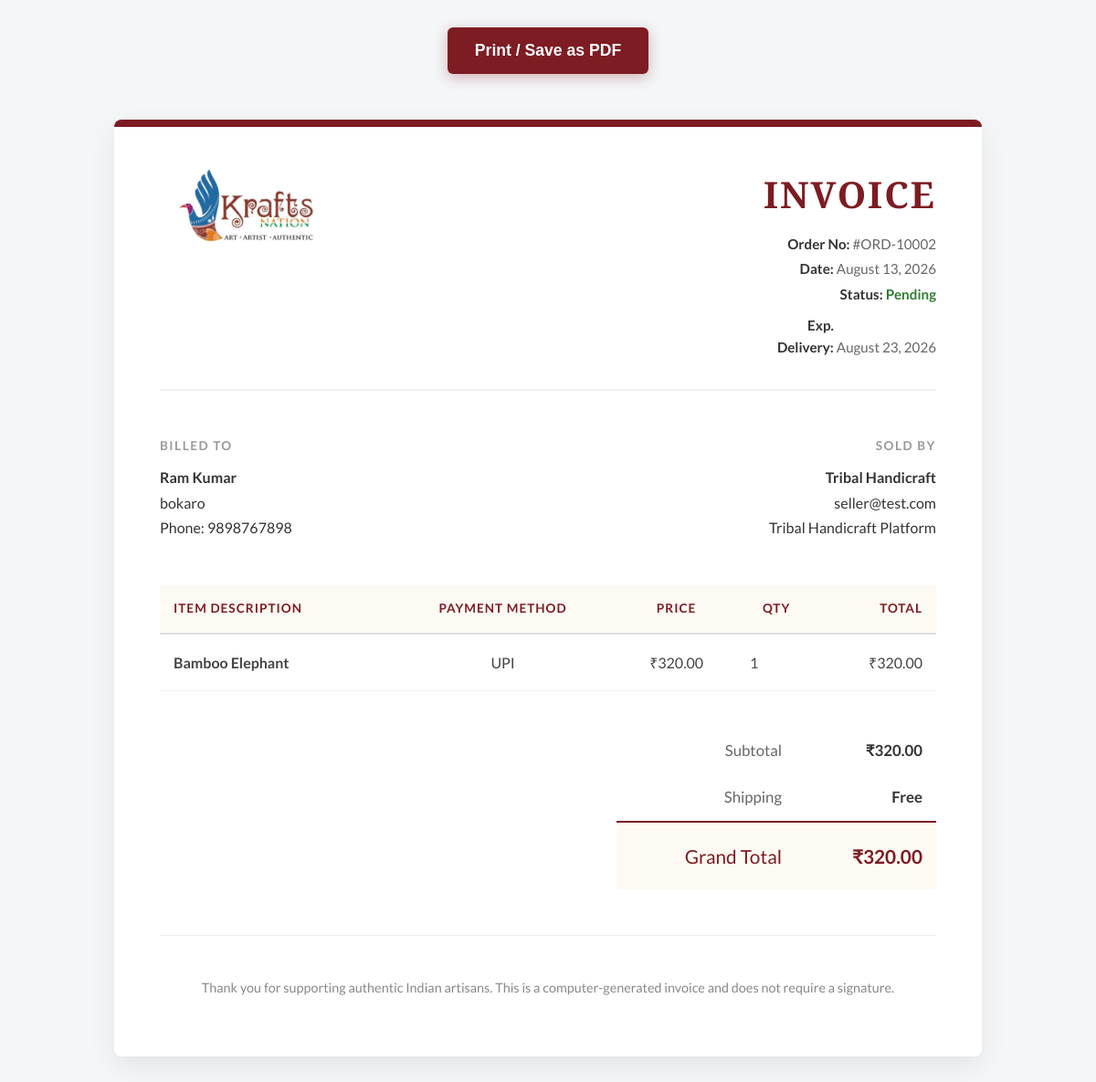
Screenshot of /cart/invoice/2 (signed in) with the database file from the repository.
### models/order.py (models this page shows)
class Order(db.Model):
    __tablename__ = 'orders'
    id = db.Column(db.Integer, primary_key=True)
    buyer_id = db.Column(db.Integer, db.ForeignKey('users.id'), nullable=False)
    total_amount = db.Column(db.Float, nullable=False)
    status = db.Column(db.String(50), default='Pending') # Pending, Confirmed, Shipped, Delivered, Cancelled
    shipping_address = db.Column(db.Text, nullable=True)
    payment_method = db.Column(db.String(50), nullable=True)
    created_at = db.Column(db.DateTime, default=datetime.utcnow)
    items = db.relationship('OrderItem', backref='order', lazy=True, cascade="all, delete-orphan")

class OrderItem(db.Model):
    __tablename__ = 'order_items'
    id = db.Column(db.Integer, primary_key=True)
    order_id = db.Column(db.Integer, db.ForeignKey('orders.id'), nullable=False)
    product_id = db.Column(db.Integer, db.ForeignKey('products.id'), nullable=False)
    quantity = db.Column(db.Integer, nullable=False, default=1)
    price_at_purchase = db.Column(db.Float, nullable=False)
    product = db.relationship('Product')

### models/user.py (models this page shows)
class User(db.Model):
    __tablename__ = 'users'
    id = db.Column(db.Integer, primary_key=True)
    name = db.Column(db.String(100), nullable=False)
    email = db.Column(db.String(120), unique=True, nullable=False)
    password_hash = db.Column(db.String(255), nullable=False)
    role = db.Column(db.String(20), nullable=False, default='BUYER') # BUYER, SELLER, ADMIN, SUPER_ADMIN, DELIVERY
    status = db.Column(db.String(20), nullable=False, default='Active')
    profile_image = db.Column(db.String(255), nullable=True)
    updated_at = db.Column(db.DateTime, default=datetime.utcnow, onupdate=datetime.utcnow)
    first_name = db.Column(db.String(100), nullable=True)
    last_name = db.Column(db.String(100), nullable=True)
    age = db.Column(db.Integer, nullable=True)
    gender = db.Column(db.String(20), nullable=True)
    phone = db.Column(db.String(20), nullable=True)
    address_line_1 = db.Column(db.String(255), nullable=True)
    address_line_2 = db.Column(db.String(255), nullable=True)
    city = db.Column(db.String(100), nullable=True)
    state = db.Column(db.String(100), nullable=True)
    pincode = db.Column(db.String(20), nullable=True)
    created_at = db.Column(db.DateTime, default=datetime.utcnow)
    store_description = db.Column(db.Text, nullable=True)
    store_logo = db.Column(db.String(255), nullable=True)
    rating = db.Column(db.Float, default=0.0)

### models/product.py (models this page shows)
class Product(db.Model):
    __tablename__ = 'products'
    id = db.Column(db.Integer, primary_key=True)
    name = db.Column(db.String(255), nullable=False)
    description = db.Column(db.Text, nullable=True)
    price = db.Column(db.Float, nullable=False)
    discount = db.Column(db.Float, default=0.0)
    seller_id = db.Column(db.Integer, db.ForeignKey('users.id'), nullable=False)
    seller = db.relationship('User', foreign_keys=[seller_id])
    image_1 = db.Column(db.String(255), nullable=True)
    image_2 = db.Column(db.String(255), nullable=True)
    image_3 = db.Column(db.String(255), nullable=True)
    image_4 = db.Column(db.String(255), nullable=True)
    image_5 = db.Column(db.String(255), nullable=True)
    created_at = db.Column(db.DateTime, default=datetime.utcnow)

### routes/cart.py (the view)
@bp.route('/invoice/<int:order_id>')
def invoice(order_id):
    order = Order.query.get_or_404(order_id)
    if order.buyer_id != session.get('user_id'):
        return "Unauthorized", 401
    from models.user import User
    buyer = User.query.get(order.buyer_id)
    from datetime import timedelta
    expected_delivery = order.created_at + timedelta(days=10)
    return render_template('invoice.html', order=order, buyer=buyer, expected_delivery=expected_delivery)

### templates/invoice.html (shortened to what this page needs)
<!DOCTYPE html>
<html lang="en">
<head>
</head>
<body>
    <button onclick="window.print()" class="print-btn"> Print / Save as PDF</button>
    <div class="invoice-box">
        <div class="header">
            <div class="logo">
                <img src="{{ url_for('static', filename='images/new_logo.png') }}" alt="Tribal Handicraft Logo">
            </div>
            <div class="invoice-meta">
                <h1 class="invoice-title">Invoice</h1>
                <div class="meta-text"><strong>Order No:</strong> #ORD-{{ 10000 + order.id }}</div>
                <div class="meta-text"><strong>Date:</strong> {{ order.created_at.strftime('%B %d, %Y') }}</div>
                <div class="meta-text"><strong>Status:</strong> <span style="color: #2e7d32; font-weight: 700;">{{ order.status }}</span></div>
                <div class="meta-text" style="margin-top: 10px;"><strong>Exp. Delivery:</strong> {{ expected_delivery.strftime('%B %d, %Y') }}</div>
            </div>
        </div>
        <div class="addresses">
            <div class="address-col">
                <div class="address-title">Billed To</div>
                <div class="address-details">
                    <strong>{{ buyer.first_name }} {{ buyer.last_name }}</strong><br>
                    {% if order.shipping_address %}
                        {{ order.shipping_address|replace('\n', '<br>')|safe }}<br>
                    {% endif %}
                    {% if buyer.phone %}Phone: {{ buyer.phone }}{% endif %}
                </div>
            </div>
            <div class="address-col" style="text-align: right;">
                <div class="address-title">Sold By</div>
                <div class="address-details">
                    {% set seller = order.items[0].product.seller %}
                    <strong>{{ seller.name }}</strong><br>
                    {% if seller.email %}{{ seller.email }}<br>{% endif %}
                    {% if seller.city or seller.state %}
                        {{ seller.city }}{% if seller.city and seller.state %}, {% endif %}{{ seller.state }}
                    {% else %}
                        Tribal Handicraft Platform
                    {% endif %}
                </div>
            </div>
        </div>
        <table class="invoice-table">
            <thead>
                <tr>
                    <th>Item Description</th>
                    <th>Payment Method</th>
                    <th>Price</th>
                    <th>Qty</th>
                    <th>Total</th>
                </tr>
            </thead>
            <tbody>
                {% for item in order.items %}
                <tr>
                    <td><strong>{{ item.product.name }}</strong></td>
                    <td>{{ order.payment_method }}</td>
                    <td>₹{{ "%.2f"|format(item.price_at_purchase) }}</td>
                    <td>{{ item.quantity }}</td>
                    <td>₹{{ "%.2f"|format(item.price_at_purchase * item.quantity) }}</td>
                </tr>
                {% endfor %}
            </tbody>
        </table>
        <div class="totals-section">
            <table class="totals-table">
                <tr>
                    <td>Subtotal</td>
                    <td>₹{{ "%.2f"|format(order.total_amount) }}</td>
                </tr>
                <tr>
                    <td>Shipping</td>
                    <td>Free</td>
                </tr>
                <tr class="grand-total">
                    <td>Grand Total</td>
                    <td>₹{{ "%.2f"|format(order.total_amount) }}</td>
                </tr>
            </table>
        </div>
        <div class="footer">
            <p>Thank you for supporting authentic Indian artisans. This is a computer-generated invoice and does not require a signature.</p>
        </div>
    </div>
</body>
</html>

### templates/invoice.html (style rules this page uses)
body { font-family: 'Lato', sans-serif; color: #444; line-height: 1.6; margin: 0; padding: 0; background: #f4f6f8; -webkit-print-color-adjust: exact; print-color-adjust: exact; }
.invoice-box { max-width: 850px; margin: 50px auto; padding: 50px; border-radius: 8px; box-shadow: 0 10px 30px rgba(0, 0, 0, 0.08); background: white; position: relative; overflow: hidden; }
.invoice-box::before { content: ""; position: absolute; top: 0; left: 0; width: 100%; height: 8px; background: #7d1c23; }
.header { display: flex; justify-content: space-between; align-items: flex-start; margin-bottom: 50px; border-bottom: 2px solid #f0f0f0; padding-bottom: 30px; }
.logo img { max-height: 90px; }
.invoice-meta { text-align: right; }
.invoice-title { font-family: 'Playfair Display', serif; font-size: 2.5rem; color: #7d1c23; margin: 0 0 10px 0; text-transform: uppercase; letter-spacing: 2px; }
.meta-text { font-size: 0.95rem; color: #666; margin: 3px 0; }
.meta-text strong { color: #333; display: inline-block; width: 80px; }
.addresses { display: flex; justify-content: space-between; margin-bottom: 50px; }
.address-col { width: 45%; }
.address-title { font-size: 0.85rem; text-transform: uppercase; letter-spacing: 1.5px; color: #999; margin-bottom: 10px; font-weight: 700; }
.address-details { font-size: 1rem; color: #333; line-height: 1.7; }
.invoice-table { width: 100%; border-collapse: collapse; margin-bottom: 40px; }
.invoice-table th { background: #fdfaf4; padding: 15px; text-align: left; font-size: 0.85rem; text-transform: uppercase; letter-spacing: 1px; color: #7d1c23; border-bottom: 2px solid #e0e0e0; }
.invoice-table th:nth-child(2), .invoice-table th:nth-child(3), .invoice-table th:nth-child(4) { text-align: center; }
.invoice-table th:last-child { text-align: right; }
.invoice-table td { padding: 18px 15px; border-bottom: 1px solid #f0f0f0; font-size: 1rem; color: #444; }
.invoice-table td:nth-child(2), .invoice-table td:nth-child(3) { text-align: center; }
.invoice-table td:last-child { text-align: right; font-weight: 500; }
.totals-section { display: flex; justify-content: flex-end; margin-bottom: 50px; }
.totals-table { width: 350px; border-collapse: collapse; }
.totals-table td { padding: 12px 15px; font-size: 1.05rem; }
.totals-table td:first-child { text-align: right; color: #666; }
.totals-table td:last-child { text-align: right; font-weight: 700; color: #333; }
.totals-table tr.grand-total td { border-top: 2px solid #7d1c23; background: #fdfaf4; font-size: 1.3rem; color: #7d1c23; padding-top: 20px; padding-bottom: 20px; }
.footer { text-align: center; border-top: 1px solid #eee; padding-top: 30px; color: #888; font-size: 0.9rem; }
.print-btn { display: block; width: 220px; margin: 30px auto; padding: 15px; background: #7d1c23; color: white; text-align: center; text-decoration: none; border-radius: 6px; font-weight: 700; font-size: 1.1rem; cursor: pointer; border: none; box-shadow: 0 4px 15px rgba(125, 28, 35, 0.3); transition: all 0.3s; }

### rows the page displays
Order: 10000+order.id "10002", created_at "August 13, 2026", status "Pending", shipping_address "bokaro", payment_method "UPI", total_amount "320.00"
User: first_name "Ram", last_name "Kumar", phone "9898767898"
User: name "Tribal Handicraft", email "seller@test.com"
OrderItem: product.name "Bamboo Elephant", price_at_purchase "320.00", quantity "1", item.price_at_purchase*item.quantity "320.00"

### other values shown
{{ expected_delivery.strftime('%B %d, %Y') }} "August 23, 2026"
